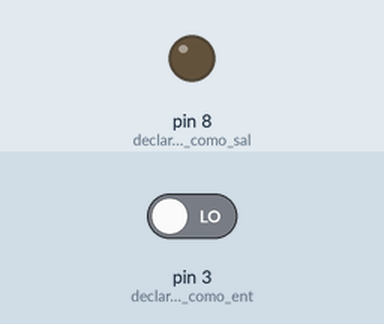
This sketch was run on a simulated Arduino Uno, built with avr-gcc and run on an emulated ATmega328P. Shown: output pins drawn as LEDs (lit = HIGH). Dashed ring = blinking. The test bench sets the inputs (shaded band); at power-on: pin 3 (declaro_el_pin_3_como_ent) LOW.

Above: at 1.2 s.
1.3 s: pin 3 (declaro_el_pin_3_como_ent) driven HIGH
At 1.46 s:
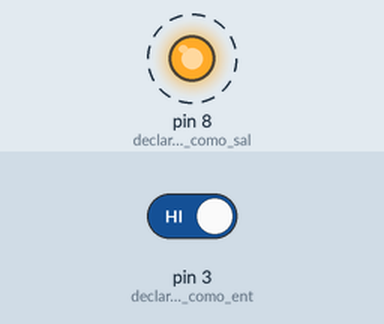
4.3 s: pin 3 (declaro_el_pin_3_como_ent) driven LOW
At 5.1 s:
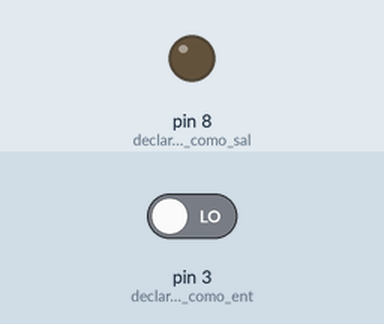
Timing chart, 0 to 7.3 s (numbered marks = the images above; inputs shaded):
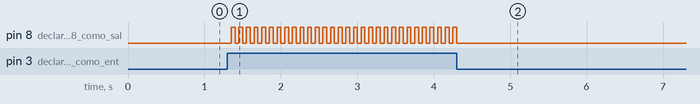

The sketch:

digitalInput.ino
```cpp
boolean  estadoLed = false;

void setup() {

  pinMode(8, OUTPUT);  //declaro el pin 8 como salida
  pinMode(3, INPUT);  //declaro el pin 3 como entrada

}

void loop() {
  //pregunto si se ha presionado el boton en el pin 3
  if(digitalRead(3)){

    delay(50);            //espero a que el boton deje de rebotar
    estadoLed=!estadoLed; //cambio el estado del flag

  }

  digitalWrite(8,estadoLed);  //escribo el valor en el pin correspondiente
                              //al led

}
```

Measured:
- after the input at 1.3 s, pin 8 (declaro_el_pin_8_como_sal): alternates HIGH for 0.05 s and LOW for 0.05 s, starting after 0.05 s
- after the input at 4.3 s, pin 8 (declaro_el_pin_8_como_sal): goes on until 4.3 s, then stays LOW
